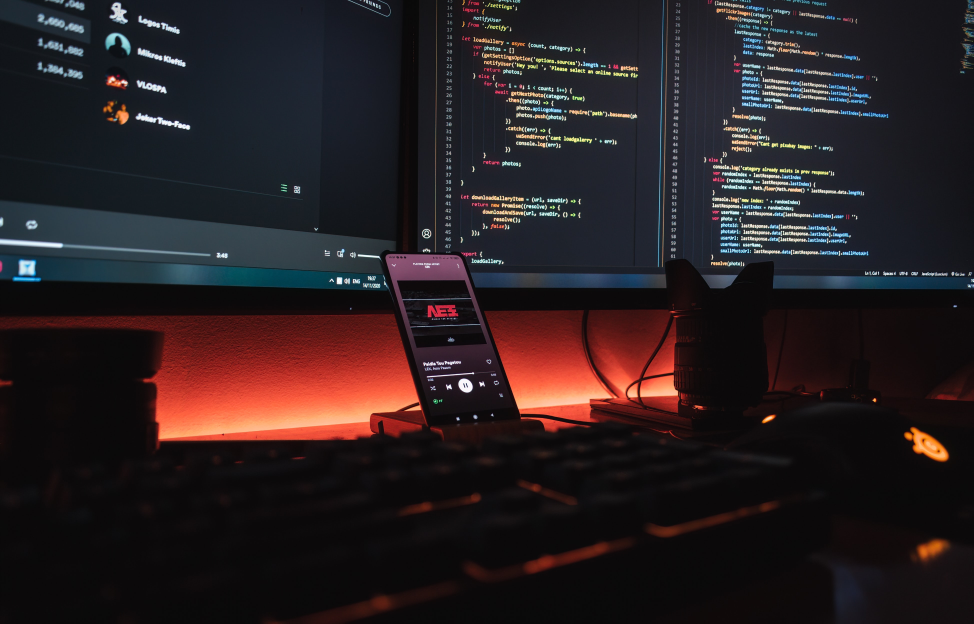
#> input picture image/wallpaper2.jpg, 3893 x 2494 px, found by its file name (shown at 1/4 size)
$ python pillow.py
#> lines starting #> are read from the running program, lines starting #| are printed output that depends on the picture
from PIL import Image
img=Image.open("image\wallpaper2.jpg")
#> img is the input picture: PIL image 3893x2494 RGB; mean R, G, B 40.5, 31.2, 33.6
# img.show()
print(img.mode)
#| RGB
print(img.size)
#| (3893, 2494)
print(img.format)
#| JPEG
rotate_img=img.rotate(50)
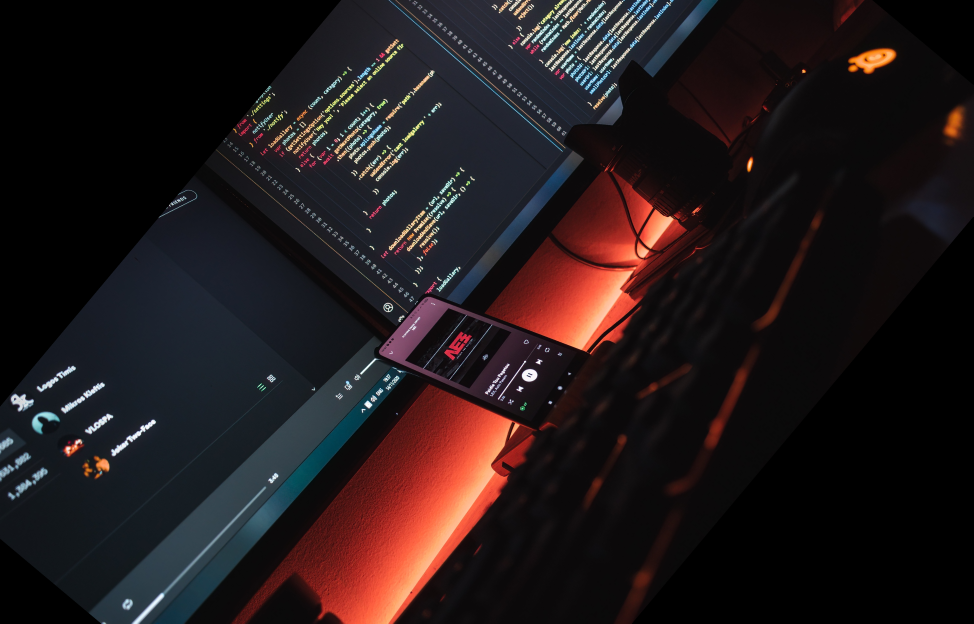
#> rotate_img: PIL image 3893x2494 RGB (shown at 1/4 size); mean R, G, B 34, 24.8, 26.2
# rotate_img.show(90)
# pass it as a tuple
resized_img=img.resize((200,300))
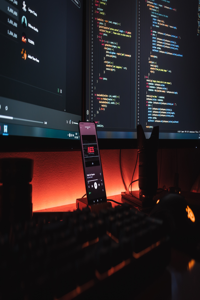
#> resized_img: PIL image 200x300 RGB; mean R, G, B 40.5, 31.2, 33.6
# resized_img.show()
resized_img.save("resized.jpg")
img2=img.copy()
img2.show()

$ run again, with image/wallpaper1.jpg copied over image/wallpaper2.jpg
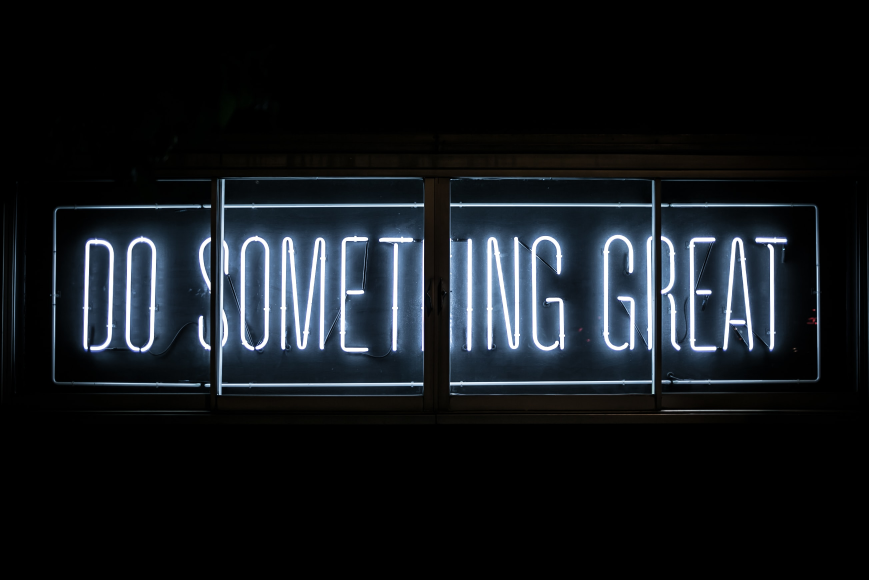
#> input picture image/wallpaper1.jpg, 2607 x 1738 px, found by its file name (shown at 1/3 size)
#> img is the input picture: PIL image 2607x1738 RGB; mean R, G, B 19.9, 24, 28.5
#| RGB
#| (2607, 1738)
#| JPEG
#> `rotate_img=img.rotate(50)`:
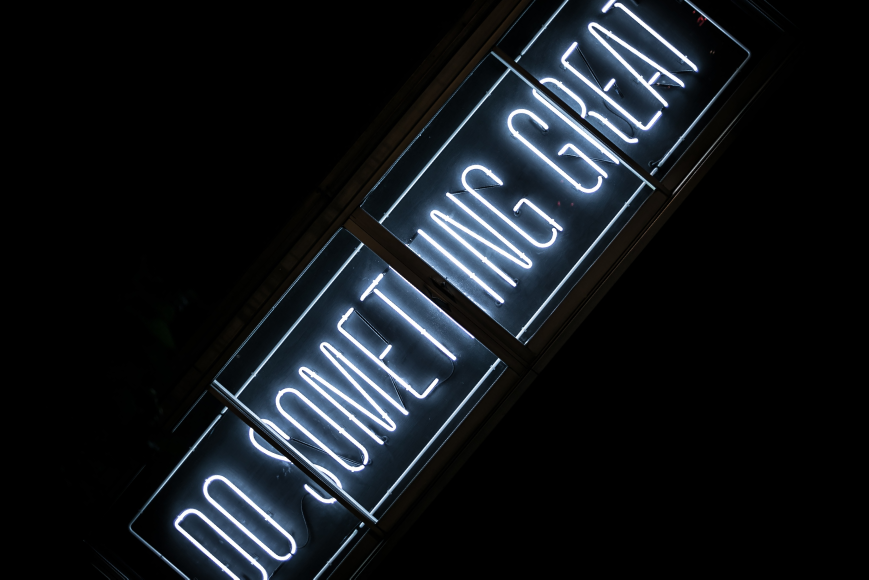
#> rotate_img: PIL image 2607x1738 RGB (shown at 1/3 size); mean R, G, B 19.3, 23.3, 27.6
#> `resized_img=img.resize((200,300))`:
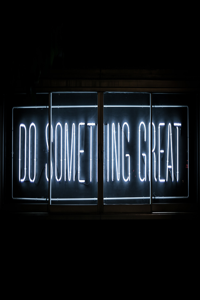
#> resized_img: PIL image 200x300 RGB; mean R, G, B 19.9, 24, 28.5

$ run again, with image/wallpaper3.jpg copied over image/wallpaper2.jpg
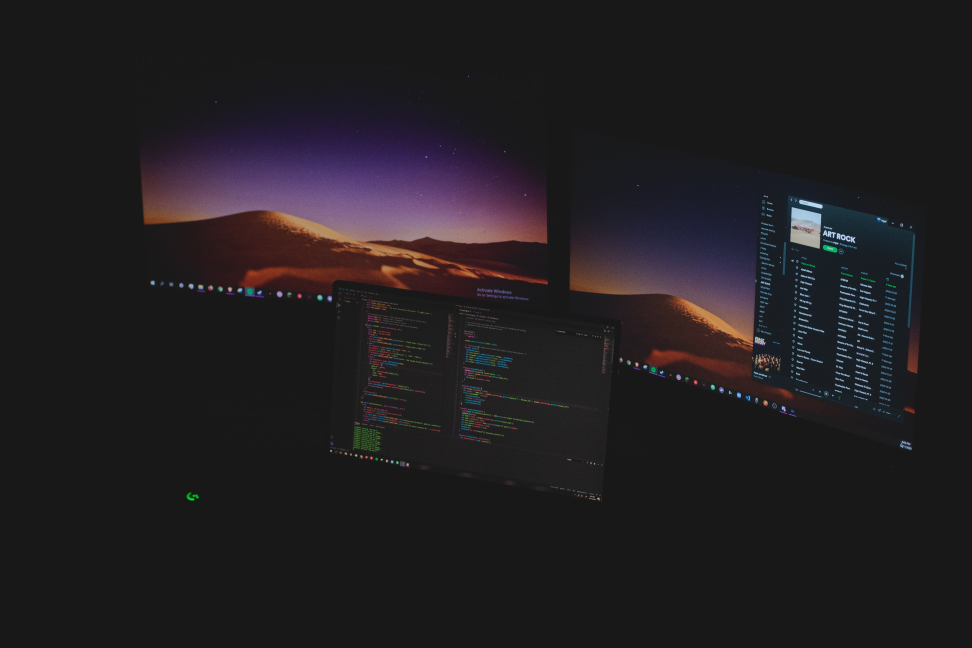
#> input picture image/wallpaper3.jpg, 3888 x 2592 px, found by its file name (shown at 1/4 size)
#> img is the input picture: PIL image 3888x2592 RGB; mean R, G, B 33.1, 29.9, 32.8
#| RGB
#| (3888, 2592)
#| JPEG
#> `rotate_img=img.rotate(50)`:
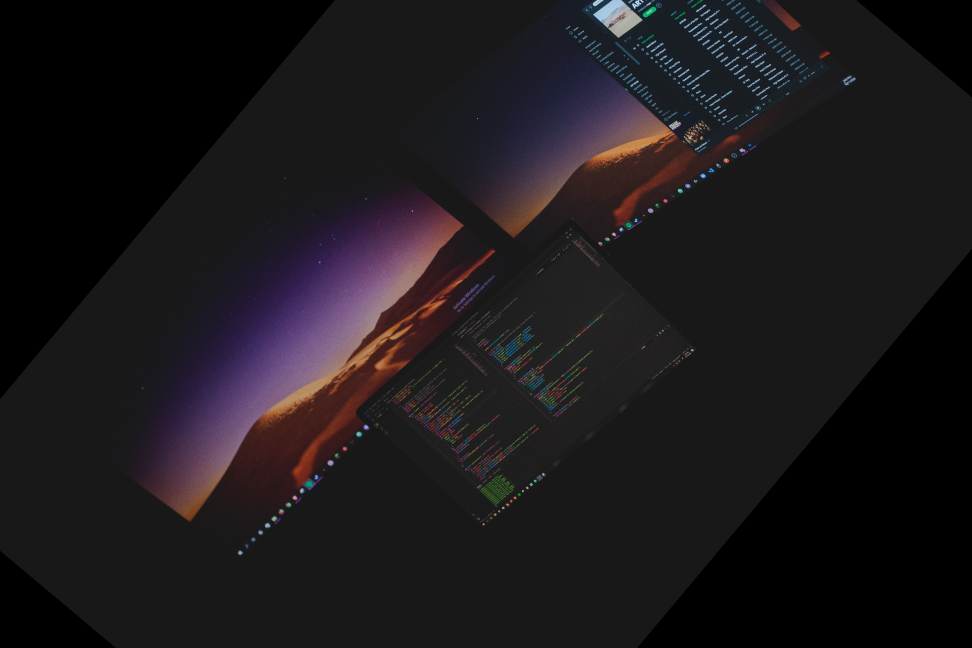
#> rotate_img: PIL image 3888x2592 RGB (shown at 1/4 size); mean R, G, B 27.5, 24.1, 26.9
#> `resized_img=img.resize((200,300))`:
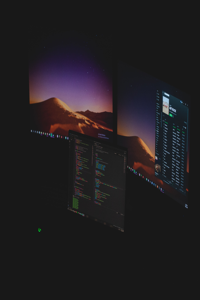
#> resized_img: PIL image 200x300 RGB; mean R, G, B 33.1, 29.9, 32.8
